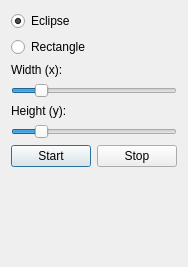
<?xml version="1.0" encoding="UTF-8"?>
<ui version="4.0">
 <class>ToolDialog</class>
 <widget class="QDialog" name="ToolDialog">
  <property name="geometry">
   <rect>
    <x>0</x>
    <y>0</y>
    <width>165</width>
    <height>267</height>
   </rect>
  </property>
  <property name="windowTitle">
   <string>Dialog</string>
  </property>
  <layout class="QVBoxLayout" name="verticalLayout">
   <item>
    <widget class="QRadioButton" name="radioButtonEclipse">
     <property name="text">
      <string>Eclipse</string>
     </property>
     <property name="checked">
      <bool>true</bool>
     </property>
    </widget>
   </item>
   <item>
    <widget class="QRadioButton" name="radioButtonRectangle">
     <property name="text">
      <string>Rectangle</string>
     </property>
    </widget>
   </item>
   <item>
    <widget class="QLabel" name="labelWidth">
     <property name="text">
      <string>Width (x):</string>
     </property>
    </widget>
   </item>
   <item>
    <widget class="QSlider" name="horizontalSliderWidth">
     <property name="minimum">
      <number>4</number>
     </property>
     <property name="maximum">
      <number>300</number>
     </property>
     <property name="value">
      <number>50</number>
     </property>
     <property name="orientation">
      <enum>Qt::Horizontal</enum>
     </property>
    </widget>
   </item>
   <item>
    <widget class="QLabel" name="labelHeight">
     <property name="text">
      <string>Height (y):</string>
     </property>
    </widget>
   </item>
   <item>
    <widget class="QSlider" name="horizontalSliderHeight">
     <property name="minimum">
      <number>4</number>
     </property>
     <property name="maximum">
      <number>300</number>
     </property>
     <property name="value">
      <number>50</number>
     </property>
     <property name="orientation">
      <enum>Qt::Horizontal</enum>
     </property>
    </widget>
   </item>
   <item>
    <layout class="QHBoxLayout" name="horizontalLayout">
     <item>
      <widget class="QPushButton" name="pushButtonStart">
       <property name="text">
        <string>Start</string>
       </property>
      </widget>
     </item>
     <item>
      <widget class="QPushButton" name="pushButtonStop">
       <property name="text">
        <string>Stop</string>
       </property>
      </widget>
     </item>
    </layout>
   </item>
   <item>
    <spacer name="verticalSpacer">
     <property name="orientation">
      <enum>Qt::Vertical</enum>
     </property>
     <property name="sizeHint" stdset="0">
      <size>
       <width>20</width>
       <height>40</height>
      </size>
     </property>
    </spacer>
   </item>
  </layout>
 </widget>
 <resources/>
 <connections/>
</ui>
